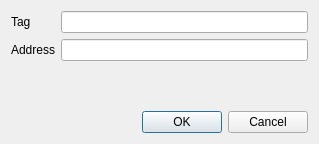
<?xml version="1.0" encoding="UTF-8"?>
<ui version="4.0">
 <class>NewPaymentAddressWindow</class>
 <widget class="QDialog" name="NewPaymentAddressWindow">
  <property name="geometry">
   <rect>
    <x>0</x>
    <y>0</y>
    <width>319</width>
    <height>144</height>
   </rect>
  </property>
  <property name="windowTitle">
   <string>Dialog</string>
  </property>
  <layout class="QGridLayout" name="gridLayout_2">
   <item row="0" column="0">
    <layout class="QGridLayout" name="gridLayout">
     <item row="1" column="0">
      <widget class="QLabel" name="label_2">
       <property name="text">
        <string>Address</string>
       </property>
      </widget>
     </item>
     <item row="2" column="0" colspan="2">
      <widget class="QLabel" name="lblHint">
       <property name="sizePolicy">
        <sizepolicy hsizetype="Minimum" vsizetype="Minimum">
         <horstretch>0</horstretch>
         <verstretch>0</verstretch>
        </sizepolicy>
       </property>
       <property name="text">
        <string/>
       </property>
      </widget>
     </item>
     <item row="0" column="1">
      <widget class="QLineEdit" name="leTag"/>
     </item>
     <item row="0" column="0">
      <widget class="QLabel" name="label">
       <property name="text">
        <string>Tag</string>
       </property>
      </widget>
     </item>
     <item row="1" column="1">
      <widget class="QLineEdit" name="leAddress"/>
     </item>
    </layout>
   </item>
   <item row="2" column="0">
    <widget class="QDialogButtonBox" name="buttonBox">
     <property name="orientation">
      <enum>Qt::Horizontal</enum>
     </property>
     <property name="standardButtons">
      <set>QDialogButtonBox::Cancel|QDialogButtonBox::Ok</set>
     </property>
    </widget>
   </item>
  </layout>
 </widget>
 <resources/>
 <connections>
  <connection>
   <sender>buttonBox</sender>
   <signal>rejected()</signal>
   <receiver>NewPaymentAddressWindow</receiver>
   <slot>reject()</slot>
   <hints>
    <hint type="sourcelabel">
     <x>316</x>
     <y>260</y>
    </hint>
    <hint type="destinationlabel">
     <x>286</x>
     <y>274</y>
    </hint>
   </hints>
  </connection>
 </connections>
</ui>
